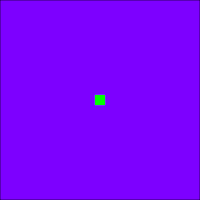
Frame 1 (no input)
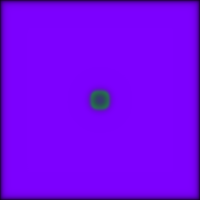
Frame 60 (the mouse pressed at the canvas centre just before this capture)
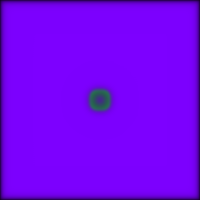
Frame 120 (the mouse held since frame 60 and released just before this capture)

The Processing sketch that drew these frames (run headless with seeded random() and noise(); from frame 60 on, the mouse is pressed at the canvas centre):

// Processing sketch: c013_reaction_diffusion
// ── c013_reaction_diffusion.pde
Cell[][] grid;
Cell[][] next;

void setup() {
  size(200, 200);
  
  pixelDensity(1);
  
  grid = new Cell[height][width];
  next = new Cell[height][width];
  
  for (int i=0 ; i<height ; i++) {
    for (int j=0 ; j<width ; j++) {
      grid[i][j] = new Cell(i, j);
      next[i][j] = new Cell(i, j);
    }
  }
  
  int areaSize = 10;
  for (int i=floor((height - areaSize)/2) ; i<floor((height + areaSize)/2) ; i++) {
    for (int j=floor((width - areaSize)/2) ; j<floor((width + areaSize)/2) ; j++) {
      grid[i][j].b = 1;
    }
  }
}

void draw() {
  background(51);
  
  calculateNextValues();
  updateScreen();
  swap();
}

void calculateNextValues() {
  for (int i=0 ; i<height ; i++) {
    for (int j=0 ; j<width ; j++) {
      float[] nextValues = grid[i][j].getNextValues();
      
      float nextA = nextValues[0];
      float nextB = nextValues[1];
      
      next[i][j].a = nextA;
      next[i][j].b = nextB;
    }
  }
}

void updateScreen() {
  loadPixels();
  for (Cell[] row : next) {
    for (Cell cell : row) {
      cell.show();
    }
  }
  updatePixels();
}

void swap() {
  Cell[][] temp = grid;
  grid = next;
  next = temp;
}

// ── cell.pde
class Cell {
  float a;
  float b;
  
  int i;
  int j;
  
  static final float da = 1.0;
  static final float db = 0.5;
  static final float f = 0.055;
  static final float k = 0.062;
  static final float dt = 1.0;
  
  Cell(int i, int j) {
    this.i = i;
    this.j = j;
    
    a = 1;
    b = 0;
  }
  
  public void show() {
    int pixel = i * width + j;
    color c = color(a * 125, b * 255, a * 255, 255); 
    
    pixels[pixel] = c; 
  }
  
  public float[] getNextValues() {
    float[] laplaceVals = laplace();
    
    float nextA =  a + dt * (
      (da * laplaceVals[0]) -
      (a * b * b) +
      (f * (1 - a)));
      
    float nextB = b + dt * (
      (db * laplaceVals[1]) +
      (a * b * b) -
      ((k + f) * b));
    
    return new float[] {nextA, nextB};
  }
  
  public float[] laplace() {
    float sumA = 0;
    float sumB = 0;
    
    for (int y=i-1 ; y<=i+1 ; y++) {
      // The cell is on the top or on the bottom of the screen
      if (y < 0 || y >= height)
        continue;
        
      for (int x=j-1 ; x<=j+1 ; x++) {
        // The cell is on the left or the right of the screen
        if (x < 0 || x >= width)
          continue;
        
        // If the sum of the absolute value of the difference in the x and y coordinates of
        // the cell and its neighbor is 1, the neighbor is adjacent, if its 2 its diagonal,
        // and if its 0, its the same cell.
        
        int iDiff = abs(i - y);
        int jDiff = abs(j - x);
        
        float adjustedA = grid[y][x].a;
        float adjustedB = grid[y][x].b;
        
        switch (iDiff + jDiff) {
          case 0:
            adjustedA *= -1;
            adjustedB *= -1;
            break;
          case 1:
            adjustedA *= 0.2;
            adjustedB *= 0.2;
            break;
          case 2:
            adjustedA *= 0.05;
            adjustedB *= 0.05;
            break;
        }
        
        sumA += adjustedA;
        sumB += adjustedB;
      }
    }
    
    return new float[] {sumA, sumB};
  }
}
